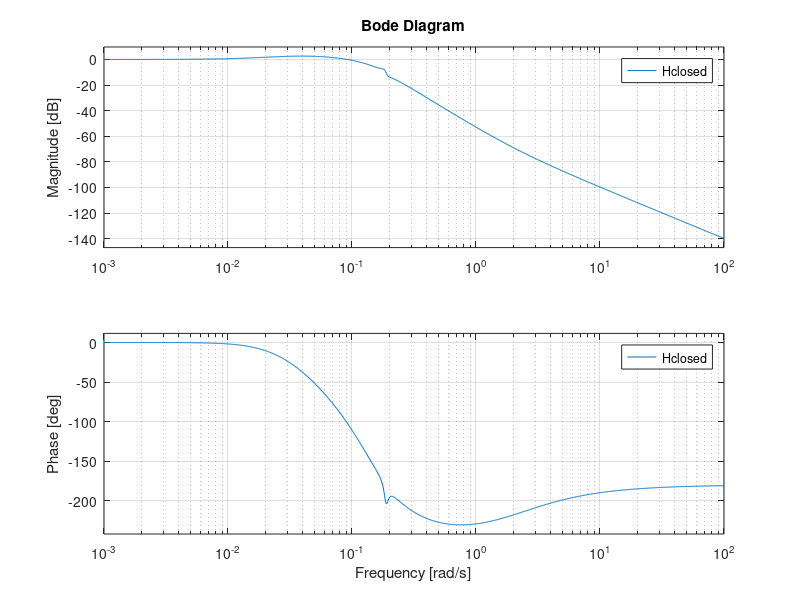

The MATLAB source for this figure: (Note: this script raises an error after producing the figure.)
Jb = 400; % inertia body
Jp = 1000; % inertia payload
k = 10; %link stiffness
b = 5; %link damping % all in S.I. units
s = tf('s');
hb1 = 1/(Jb*s);
hb2 = 1/s;
hp1 = 1/(Jp*s);
hp2 = 1/s;
sat0 = append(ss(hb1), ss(hb2), k, b, ss(hp1), ss(hp2));
Q = [ 1 -3 -4; ...  % link moment (spring, damper), feedback to body
      2  1  0; ...  % link integrator to body velocity
      3  2 -6; ...  % spring input, th_b - th_p
      4  1 -5; ...  % damper input
      5  3  4; ...  % link moment, acting on payload
      6  5  0];
inputs=[1];
outputs=[1 2 5 6];
sat1= connect(sat0, Q, inputs, outputs);
%transfer function, torque on body to body attitude
Hb = minreal(tf([0 1 0 0]*sat1))
% transfer function, torque on body to payload attitude
Hp = minreal(tf([0 0 0 1]*sat1))
% calculate a step input, and plot the speeds
t = 0:0.05:100;
%y = lsim(sat1, ones(size(t)), t);
%% plot the two velocities
%plot(t, y(:,[1 3]))
% absolute maximum difference
%max(abs(y(:,2)-y(:,4)))
%damp(Hb)
%% Bode plot, open loop system
%% phase might start at +180, but that does not mean
%% we have a very large phase margin, it is just an
%% artefact of the program (+180 deg = -180 deg)
clf; bode(Hp, {0.001, 1})
%% Combine with the compensator
HpHc = (1+50*s)*Hp
%% Bode plot, again
clf; bode(HpHc, {0.001, 1})
%% find maximum phase -101 deg, means a margin of 79 deg
%% however, the gain peak is at +6.3 dB,
%% to tune to have a gain margin of 6 dB, a gain of -12.3 dB
%% (=10^(-12.3/20) = 0.243)
%% needs to be added.
%% re-plot, with gain
clf; margin(0.243*HpHc)
%% at the 0dB crossing, the phase is -144, meaning that the
%% phase margin will be 36 degrees.
%% the cross-over frequency is 0.0025 Hz or 0.015 rad/s
%%Implementing the filter function
omega0= 10 * 2*pi; %rad*s^-1
z1=0.0;
z2=0.7;
Hw = (1+ 2*z1*s/omega0 + (s/omega0)^2)/(1+2*z2*s/omega0+(s/omega0)^2);

% staircase input
t = 0:0.001:0.5;
u = t - mod(t, 0.1);

%y= lsim(Hw, u, t);

%figure(1); clf(); plot(t,y)
% plot a Bode diagram
%figure(2); clf(); bode(Hw);
% plot a Nyquist diagram
%figure(3); clf(); nyquist(Hw);

%%openloop now
omega1= 0.19
z3= 0.05
z4=0.7
Hno = (1+ 2*z3*s/omega1 + (s/omega1)^2)/(1+2*z4*s/omega1+(s/omega1)^2);
%G controller
Kp =1.63
Gpd =Kp*(1+50 *s)
%openloop transfer f for controller notch fliter and sat
Hol = Gpd*Hno*Hp
%bode(Hol)
Hclosed= feedback(Hol,1)

% calculate a step response, it is a slow system, so
t = 0:0.1:250;
%y = step(Hclosed, t);
% check with a plot
%plot(t, y)
% ends at one, so the overshoot is
%(max(y) - 1)*100
% a unit ramp input. Can create the ramp as 1/s* step
%yr = step(Hclosed/s, t);
%yr(t == 250)
% bode plot and resonance peak, inspect with data cursor
%bode(Hclosed)
% figure out bandwidth
%bandwidth(Hclosed)
% note that it has to be supplied in Hz
%0.125/2/pi
% damping coefficient, pick the right components
%damp(Hclosed)

% assume we have the transfer function for the satellite
%Hp
% and the transfer function for the notch filter
%Hno
% the feedback parameters are:
%Kp = 1.63
tau = 50
%s = tf('s')
% create the feedback
Hclosed1 = feedback(Kp*Hno*Hp, 1+tau*s)
y = step(Hclosed1, t);
% check with a plot
plot(t, y)
% ends at one, so the overshoot is
(max(y) - 1)*100
% a unit ramp input. Can create the ramp as 1/s* step
yr = step(Hclosed1/s, t);
yr(t == 250)
% bode plot and resonance peak, inspect with data cursor
bode(Hclosed)
% figure out bandwidth
bandwidth(Hclosed)
% note that it has to be supplied in Hz
0.125/2/pi
% damping coefficient, pick the right components
damp(Hclosed1)